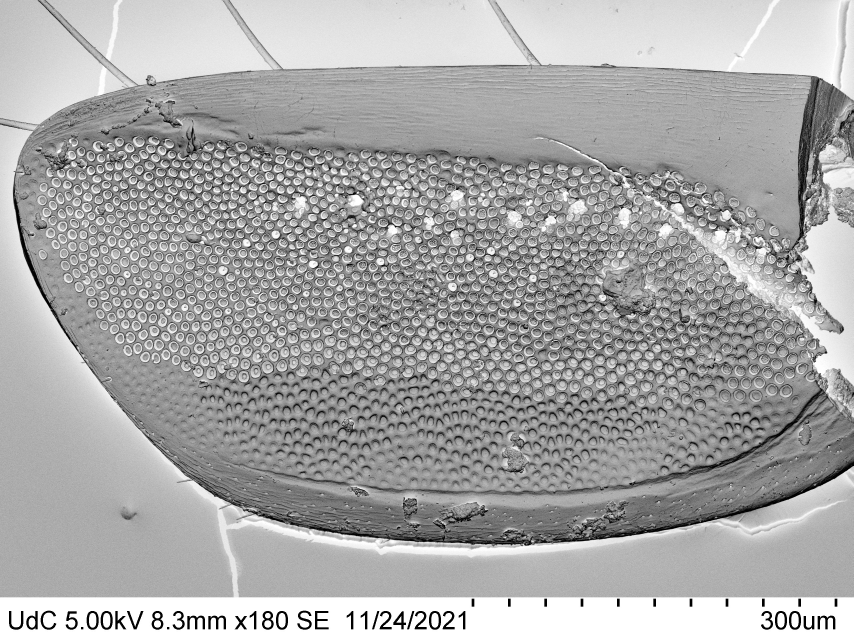
#> input picture coleoi.jpg, 2560 x 1920 px (shown at 1/3 size)
$ python main.py
#> lines starting #> are read from the running program, lines starting #| are printed output that depends on the picture; after the words box and inside, x2 and y2 are one past the last pixel; in counts of white or black regions, pixels touching at a corner belong together
import cv2
import numpy as np

image = cv2.imread('coleoi.jpg')
#> image is the input picture: shape (1920, 2560, 3); min 0, max 255, mean 168
gray = cv2.cvtColor(image, cv2.COLOR_BGR2GRAY)
thresh = cv2.threshold(gray, 0, 255, cv2.THRESH_BINARY + cv2.THRESH_OTSU)[1]
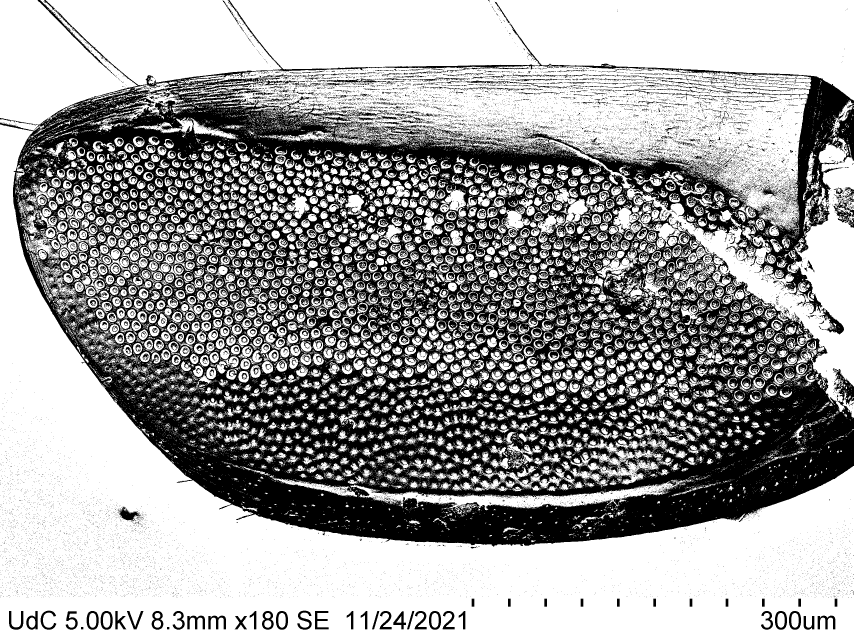
#> thresh: shape (1920, 2560) (shown at 1/3 size); 62.4% white; 24317 black regions (23403 under 20 px), largest, box (x1, y1, x2, y2) and area: (0, 0, 2560, 1640) 1677229, (2500, 562, 2560, 683) 2271, (2463, 924, 2532, 1003) 1830

kernel = cv2.getStructuringElement(cv2.MORPH_ELLIPSE, (2,2))
opening = cv2.morphologyEx(thresh, cv2.MORPH_OPEN, kernel, iterations=1)
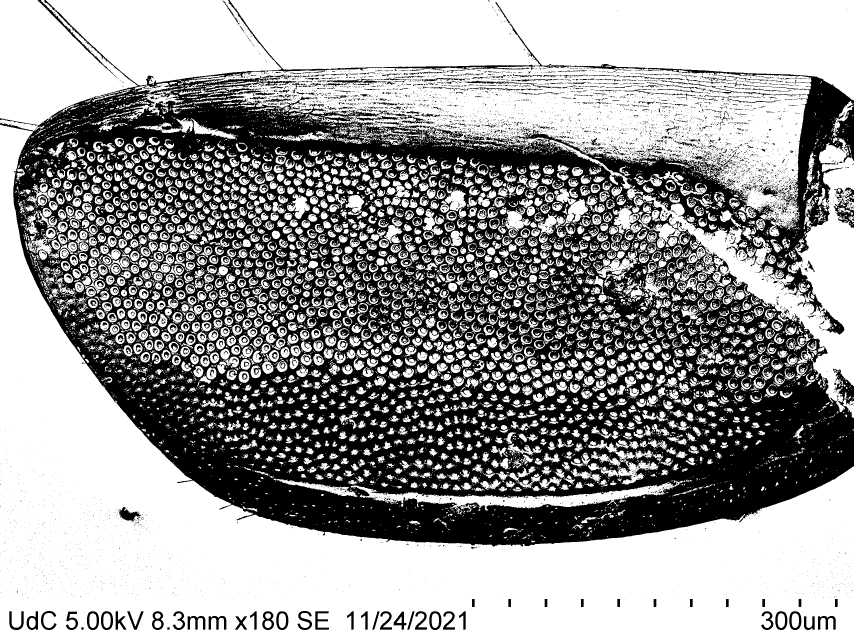
#> opening: shape (1920, 2560) (shown at 1/3 size); 60.5% white; 7527 black regions (6857 under 20 px)

cnts = cv2.findContours(opening, cv2.RETR_EXTERNAL, cv2.CHAIN_APPROX_SIMPLE)
#> cnts = 9846 contours, 7283 with area under 20; largest, box (x1, y1, x2, y2) and area: (0, 374, 2560, 1920) 1169060, (554, 198, 2435, 689) 376354, (689, 0, 2560, 301) 372138, (138, 0, 845, 257) 116324, (1927, 415, 2560, 1237) 115104
cnts = cnts[0] if len(cnts) == 2 else cnts[1]
valid = 0
ROI_number = 0
for c in cnts:
    peri = cv2.arcLength(c, True)
    approx = cv2.approxPolyDP(c, 0.01 * peri, True)
    area = cv2.contourArea(c)

    if len(approx) > 5 and area > 100 and area < 400:
# ---------------------- Enregistrement des sous-images ---------------------- #
        x,y,w,h = cv2.boundingRect(c)
        ROI = image[y:y+h, x:x+w]
        cv2.imwrite('output/ROI_{}.png'.format(ROI_number), ROI)
        ROI_number += 1
# ---------------------------------------------------------------------------- #

        valid +=  1
        ((x, y), r) = cv2.minEnclosingCircle(c)
        cv2.circle(image, (int(x), int(y)), int(r), (36, 255, 12), 2)
#> this loop made 9846 passes
#> (peri, area, w, h, r) on passes 47, 58, 83, 106, 186, 218, 312, 314, 320, 321, 326, 348: (107.6, 192, 45, 15, 22.36), (109.4, 103, 32, 14, 15.7), (81.01, 168.5, 33, 11, 16.19), (129.7, 257, 47, 19, 24.52), (81.94, 124, 32, 11, 16.01), (137.1, 178, 34, 23, 17.24), (94.33, 144.5, 32, 12, 15.53), (105.3, 157, 28, 14, 13.54), (77.01, 190.5, 25, 15, 12.26), (87.84, 176.5, 25, 16, 12.04), (80.43, 175, 23, 16, 11.4), (91.25, 207, 27, 18, 13.13)
#> (peri, area, w, h) on pass 580: (123, 270.5, 25, 25)
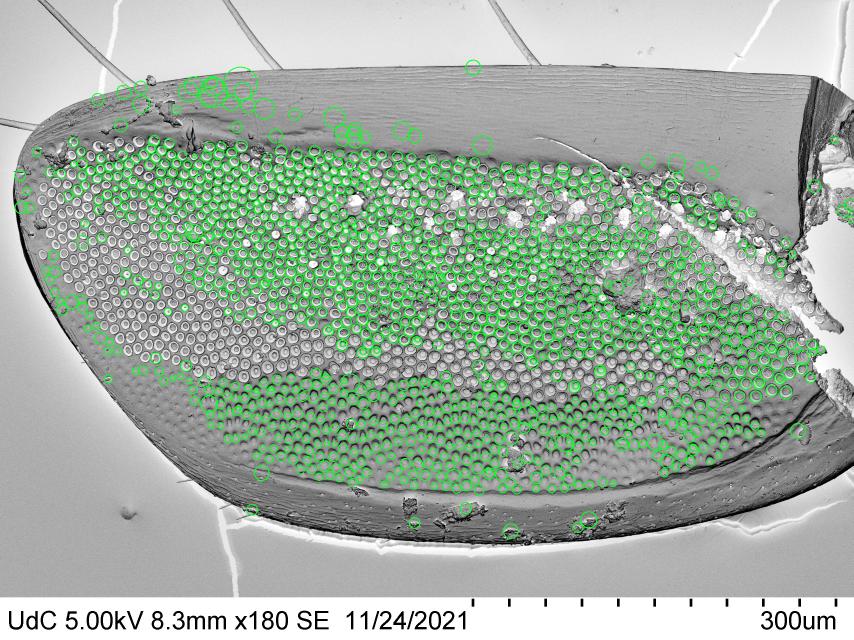
#> image: shape (1920, 2560, 3) (shown at 1/3 size); mean B, G, R 161.4, 175.7, 159.9
#> after the loop, ROI_number = 1293; valid = 1293

# texte
font = cv2.FONT_HERSHEY_SIMPLEX
#> font = 0
org = (50, 50)
fontScale = 1
color = (255, 0, 0)
thickness = 2
cv2.putText(image, '%d recepteurs detectes'%valid, org, font,
                   fontScale, color, thickness, cv2.LINE_AA)

cv2.imshow('image', image)
cv2.imwrite('detected.png', image)
cv2.waitKey()
